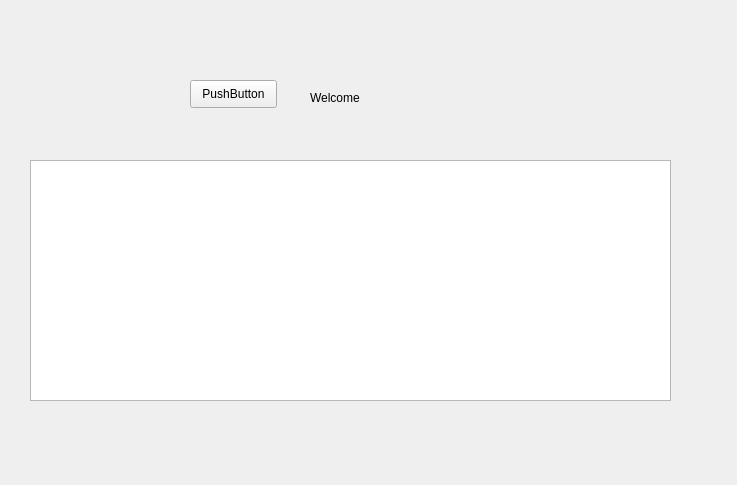
<?xml version="1.0" encoding="UTF-8"?>
<ui version="4.0">
 <class>Form</class>
 <widget class="QWidget" name="Form">
  <property name="geometry">
   <rect>
    <x>0</x>
    <y>0</y>
    <width>737</width>
    <height>485</height>
   </rect>
  </property>
  <property name="windowTitle">
   <string>Form</string>
  </property>
  <widget class="QTableWidget" name="table_task">
   <property name="geometry">
    <rect>
     <x>30</x>
     <y>160</y>
     <width>641</width>
     <height>241</height>
    </rect>
   </property>
  </widget>
  <widget class="QPushButton" name="pushButton">
   <property name="geometry">
    <rect>
     <x>190</x>
     <y>80</y>
     <width>87</width>
     <height>28</height>
    </rect>
   </property>
   <property name="text">
    <string>PushButton</string>
   </property>
  </widget>
  <widget class="QLabel" name="label">
   <property name="geometry">
    <rect>
     <x>310</x>
     <y>90</y>
     <width>80</width>
     <height>16</height>
    </rect>
   </property>
   <property name="text">
    <string>Welcome</string>
   </property>
  </widget>
 </widget>
 <resources/>
 <connections/>
</ui>
